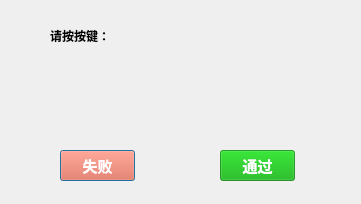
<?xml version="1.0" encoding="UTF-8"?>
<ui version="4.0">
 <class>Keyboar</class>
 <widget class="QDialog" name="Keyboar">
  <property name="geometry">
   <rect>
    <x>0</x>
    <y>0</y>
    <width>361</width>
    <height>204</height>
   </rect>
  </property>
  <property name="minimumSize">
   <size>
    <width>361</width>
    <height>204</height>
   </size>
  </property>
  <property name="maximumSize">
   <size>
    <width>361</width>
    <height>204</height>
   </size>
  </property>
  <property name="windowTitle">
   <string>按键测试</string>
  </property>
  <widget class="QPushButton" name="pushButton">
   <property name="geometry">
    <rect>
     <x>60</x>
     <y>150</y>
     <width>75</width>
     <height>31</height>
    </rect>
   </property>
   <property name="font">
    <font>
     <pointsize>11</pointsize>
     <bold>true</bold>
    </font>
   </property>
   <property name="styleSheet">
    <string notr="true">background-color: rgb(252, 86, 50);
color: rgb(255, 255, 255);</string>
   </property>
   <property name="text">
    <string>失败</string>
   </property>
  </widget>
  <widget class="QPushButton" name="pushButton_2">
   <property name="geometry">
    <rect>
     <x>220</x>
     <y>150</y>
     <width>75</width>
     <height>31</height>
    </rect>
   </property>
   <property name="font">
    <font>
     <pointsize>11</pointsize>
     <bold>true</bold>
    </font>
   </property>
   <property name="styleSheet">
    <string notr="true">background-color: rgba(0, 170, 0, 180);
color: rgb(255, 255, 255);</string>
   </property>
   <property name="text">
    <string>通过</string>
   </property>
  </widget>
  <widget class="QLabel" name="label">
   <property name="geometry">
    <rect>
     <x>50</x>
     <y>20</y>
     <width>61</width>
     <height>31</height>
    </rect>
   </property>
   <property name="font">
    <font>
     <bold>true</bold>
    </font>
   </property>
   <property name="text">
    <string>请按按键：</string>
   </property>
  </widget>
  <widget class="QTextBrowser" name="textBrowser">
   <property name="geometry">
    <rect>
     <x>50</x>
     <y>50</y>
     <width>261</width>
     <height>81</height>
    </rect>
   </property>
   <property name="styleSheet">
    <string notr="true">background-color: rgba(255, 255, 255, 0);</string>
   </property>
  </widget>
 </widget>
 <resources/>
 <connections/>
</ui>
